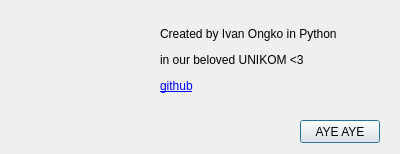
<?xml version="1.0" encoding="UTF-8"?>
<ui version="4.0">
 <class>AboutWindow</class>
 <widget class="QDialog" name="AboutWindow">
  <property name="geometry">
   <rect>
    <x>0</x>
    <y>0</y>
    <width>400</width>
    <height>154</height>
   </rect>
  </property>
  <property name="windowTitle">
   <string>About</string>
  </property>
  <widget class="QLabel" name="label_2">
   <property name="geometry">
    <rect>
     <x>160</x>
     <y>10</y>
     <width>211</width>
     <height>101</height>
    </rect>
   </property>
   <property name="text">
    <string>&lt;html&gt;&lt;head/&gt;&lt;body&gt;&lt;p&gt;Created by Ivan Ongko in Python&lt;/p&gt;&lt;p&gt;in our beloved UNIKOM &amp;lt;3&lt;/p&gt;&lt;p&gt;&lt;a href=&quot;https://github.com/cathean&quot;&gt;&lt;span style=&quot; text-decoration: underline; color:#0000ff;&quot;&gt;github&lt;/span&gt;&lt;/a&gt;&lt;/p&gt;&lt;/body&gt;&lt;/html&gt;</string>
   </property>
  </widget>
  <widget class="QPushButton" name="btnAye">
   <property name="geometry">
    <rect>
     <x>300</x>
     <y>120</y>
     <width>80</width>
     <height>23</height>
    </rect>
   </property>
   <property name="text">
    <string>AYE AYE</string>
   </property>
  </widget>
  <widget class="QLabel" name="label">
   <property name="geometry">
    <rect>
     <x>10</x>
     <y>10</y>
     <width>131</width>
     <height>121</height>
    </rect>
   </property>
   <property name="text">
    <string/>
   </property>
   <property name="pixmap">
    <pixmap>rsc/cursed_cat.jpg</pixmap>
   </property>
   <property name="scaledContents">
    <bool>true</bool>
   </property>
  </widget>
 </widget>
 <resources/>
 <connections/>
</ui>
